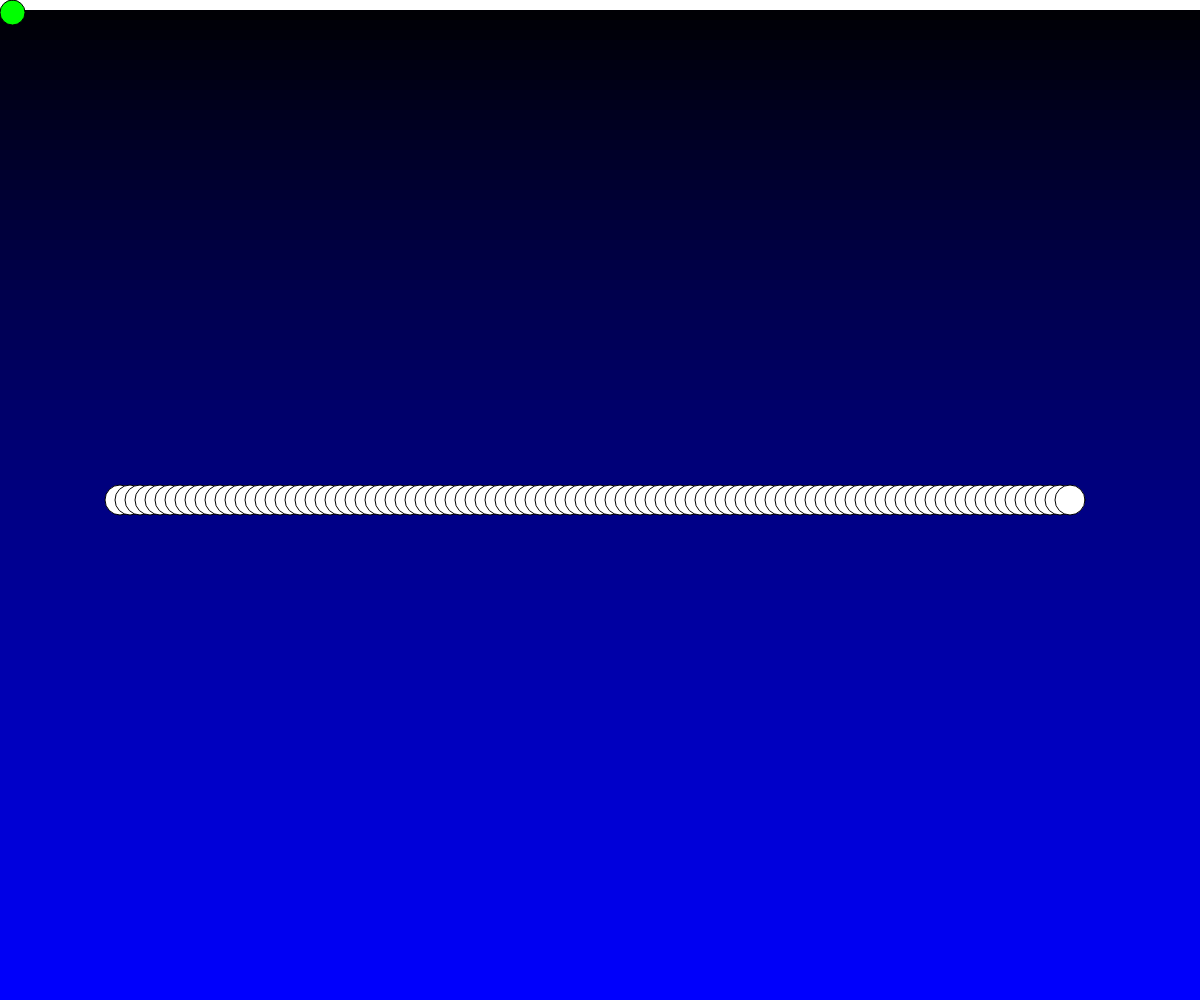
Frame 1 (no input)
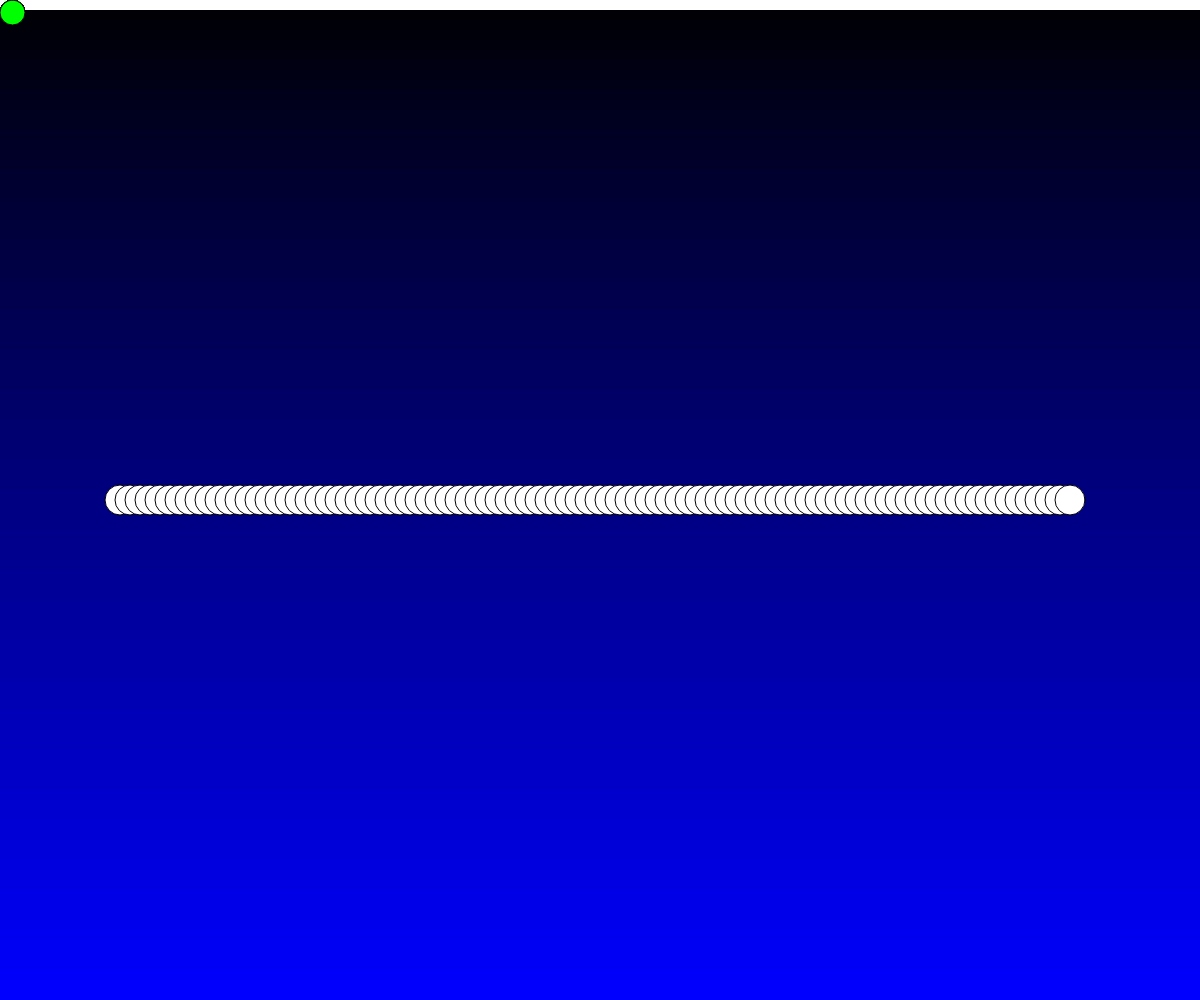
Frame 60 (no input)
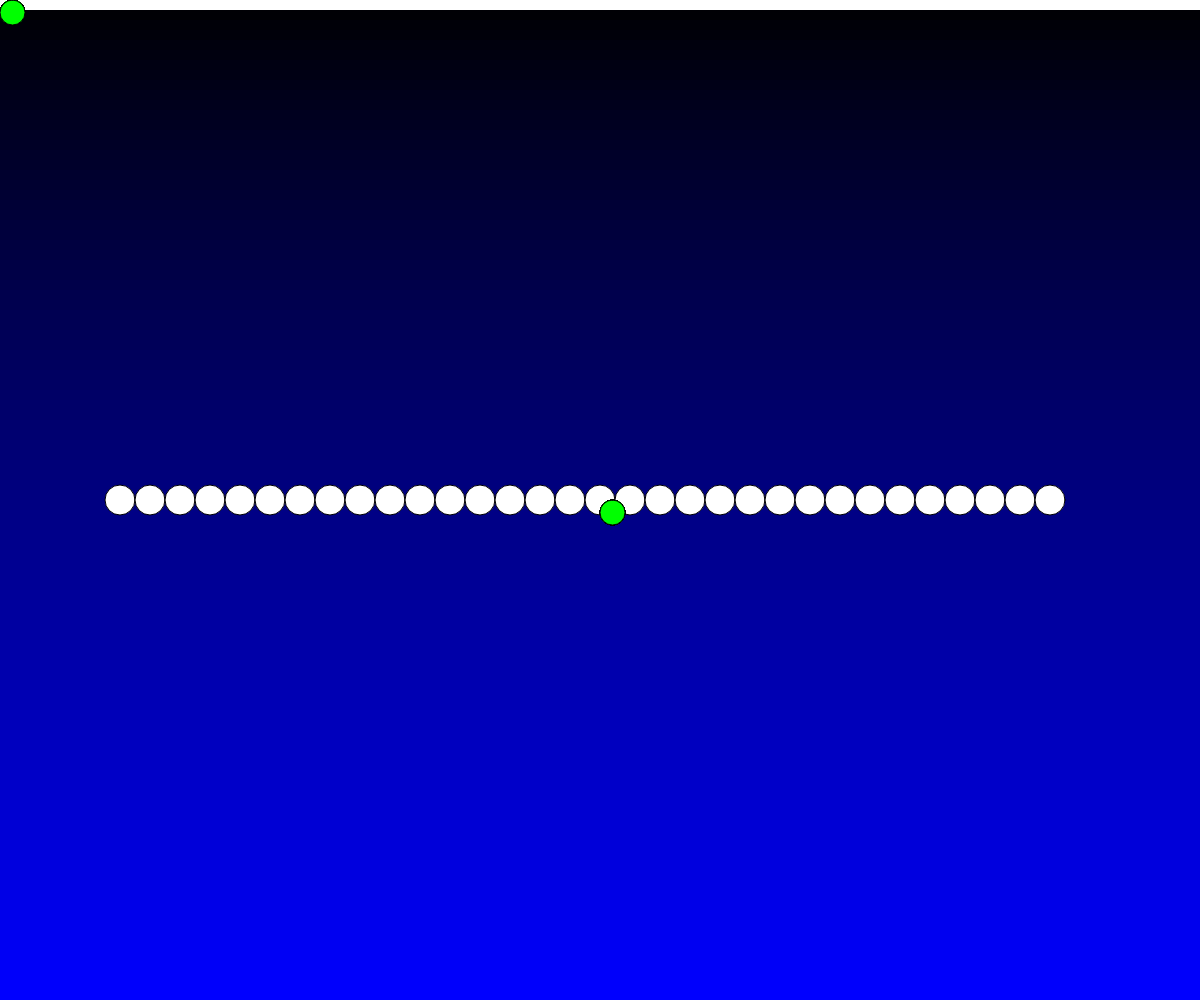
Frame 120 (the mouse pressed at the canvas centre since frame 60)

The p5.js sketch that drew these frames (run headless with seeded random() and noise() and a simulated clock; from frame 60 on, the mouse is pressed at the canvas centre):

// p5.js sketch
// ── sketch.js
// drawing with loops and createGraphics()

let extraCanvas;

function setup() {
  createCanvas(windowWidth, windowHeight);
  extraCanvas = createGraphics(windowWidth,windowHeight);
}

function draw() {
  //background(220);
  gradientBackground();
  loopCircles();
  painting();

  image(extraCanvas,0,0);
}


function painting(){
  extraCanvas.fill(0,255,0);
  extraCanvas.square(mouseX, mouseY,25,25);
}

function gradientBackground(){
  let spacing = 10;
  noStroke();
  for(let y = height; y>0; y -= spacing){
    rect(0,y,width,spacing);
    let currentColor = map(y,0,height,0,255);
    fill(0,0,currentColor);
  }
}

function loopCircles(){
  //use a loop to draw cricles
  let spacing = 40;
  let diameter = 30; 
  fill(255);
  stroke(0);
  //interaction
  spacing = map(mouseX, 0, width,  10, 50);

  for(let x = width * 0.1; x < width * 0.9; x += spacing){
    circle(x, height/2, diameter);
  }

}
